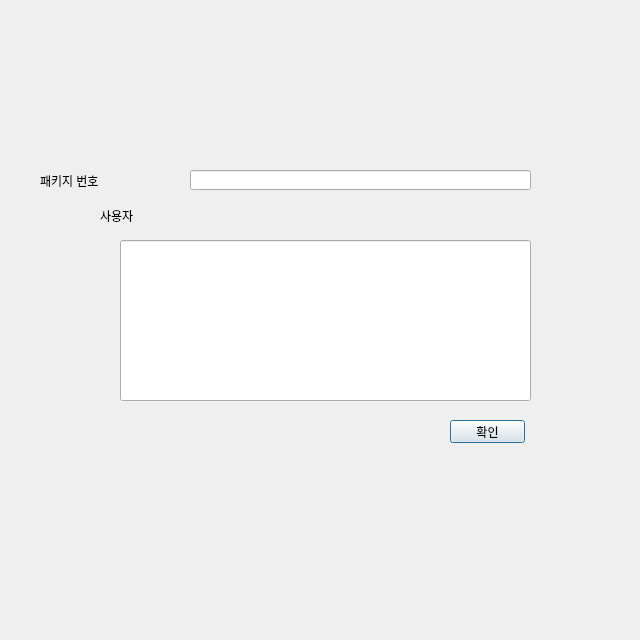
<?xml version="1.0" encoding="UTF-8"?>
<ui version="4.0">
 <class>PackageReview</class>
 <widget class="QDialog" name="PackageReview">
  <property name="geometry">
   <rect>
    <x>0</x>
    <y>0</y>
    <width>640</width>
    <height>640</height>
   </rect>
  </property>
  <property name="windowTitle">
   <string>Dialog</string>
  </property>
  <widget class="QLineEdit" name="lineEdit">
   <property name="geometry">
    <rect>
     <x>120</x>
     <y>240</y>
     <width>411</width>
     <height>161</height>
    </rect>
   </property>
  </widget>
  <widget class="QPushButton" name="pushButton">
   <property name="geometry">
    <rect>
     <x>450</x>
     <y>420</y>
     <width>75</width>
     <height>23</height>
    </rect>
   </property>
   <property name="text">
    <string>확인</string>
   </property>
  </widget>
  <widget class="QLabel" name="label">
   <property name="geometry">
    <rect>
     <x>100</x>
     <y>200</y>
     <width>101</width>
     <height>31</height>
    </rect>
   </property>
   <property name="text">
    <string>사용자</string>
   </property>
  </widget>
  <widget class="QLabel" name="label_2">
   <property name="geometry">
    <rect>
     <x>190</x>
     <y>210</y>
     <width>51</width>
     <height>16</height>
    </rect>
   </property>
   <property name="text">
    <string/>
   </property>
  </widget>
  <widget class="QLabel" name="label_3">
   <property name="geometry">
    <rect>
     <x>40</x>
     <y>160</y>
     <width>131</width>
     <height>41</height>
    </rect>
   </property>
   <property name="text">
    <string>패키지 번호</string>
   </property>
  </widget>
  <widget class="QLineEdit" name="lineEdit_2">
   <property name="geometry">
    <rect>
     <x>190</x>
     <y>170</y>
     <width>341</width>
     <height>20</height>
    </rect>
   </property>
  </widget>
 </widget>
 <resources/>
 <connections/>
</ui>
